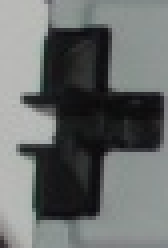
#> input picture template.png, 42 x 62 px (shown 4 times larger)
$ python testelLocalizador.py
#> lines starting #> are read from the running program, lines starting #| are printed output that depends on the picture; pictures that were not available may be replaced by others from this repository, and a replacement may not be noted
### Localizador.py
import cv2
import numpy as np


def ajustePosicao(template, roi_busca_templ,frame,ref_posXY_templ,roi_produto):

    # Carregar a imagem modelo (template) da peça
    #template = cv2.imread('template.png', 0)

    if len(template.shape) > 2:
        template = cv2.cvtColor(template, cv2.COLOR_BGR2GRAY)
    if len(frame.shape) > 2:
        frame = cv2.cvtColor(frame, cv2.COLOR_BGR2GRAY)

    w, h = template.shape[::-1]

    # Capturar imagem da câmera (ou carregar uma imagem de exemplo)
    #frame = cv2.imread('ref_programa1.png', 0)

    # Definir a ROI para o template matching (região onde a peça será procurada)
    #roi_template = (258, 103, 120, 124)  # (x, y, width, height)
    x_roi, y_roi, w_roi, h_roi = roi_busca_templ

    # Extrair a região da ROI do frame
    roi = frame[y_roi:y_roi+h_roi, x_roi:x_roi+w_roi]


    # Aplicar template matching para encontrar a peça
    res = cv2.matchTemplate(roi, template, cv2.TM_CCOEFF_NORMED)
    min_val, max_val, min_loc, max_loc = cv2.minMaxLoc(res)

    # Ajustar a posição para a imagem original
    top_left = (max_loc[0] + x_roi, max_loc[1] + y_roi)
    bottom_right = (top_left[0] + w, top_left[1] + h)


    # Ajustar a ROI com base no deslocamento da peça
    roi_template = (
        top_left[0],  # Novo x
        top_left[1],  # Novo y
        bottom_right[0],            # Largura (não muda)
        bottom_right[1]             # Altura (não muda)
    )


    # Posição de referência da peça (exemplo: posição inicial)
    #ref_pos = (286, 116)  # (x, y) da posição de referência

    # Posição atual da peça
    current_pos = top_left  # (x, y) da posição detectada

    # Calcular o deslocamento (Δx, Δy)
    delta_x = current_pos[0] - ref_posXY_templ[0]
    delta_y = current_pos[1] - ref_posXY_templ[1]

    # Coordenadas originais da ROI (exemplo)
     #roi_original = (272, 290, 9, 9)  # (x, y, width, height)

    # Ajustar a ROI com base no deslocamento da peça
    roi_ajustada = (
        roi_produto[0] + delta_x,  # Novo x
        roi_produto[1] + delta_y,  # Novo y
        roi_produto[2],            # Largura (não muda)
        roi_produto[3]             # Altura (não muda)
    )


    return roi_ajustada, current_pos


# [44 lines left out: function coord_ref, not called in this run]

### testelLocalizador.py
import cv2
import numpy as np
import Localizador


template = cv2.imread('template.png', 0)
#> template: shape (62, 42); min 9, max 189, mean 106


frame = cv2.imread('ref_programa1.png', 0)
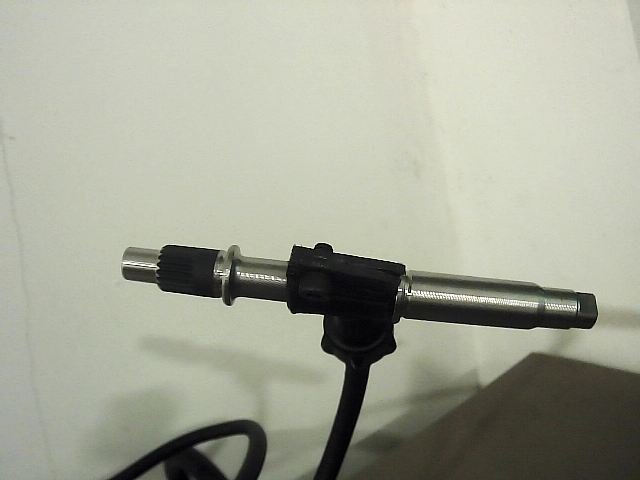
#> input picture capturaNOK.png, 640 x 480 px, given in place of ref_programa1.png, which was not available
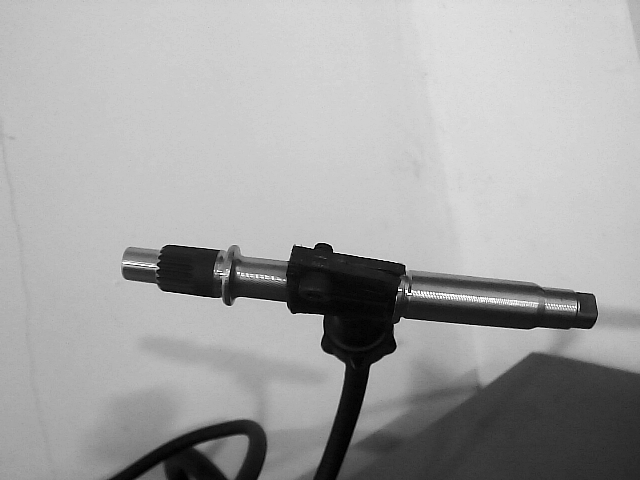
#> frame: shape (480, 640); min 0, max 255, mean 164.5


roi_busca_template = (258, 103, 120, 124)  # (x, y, width, height)


roi_produto = (272, 290, 9, 9)

ref_posTempl = (286, 116)  # (x, y) da posição de referência


nova_posicao =Localizador.ajustePosicao(template,roi_busca_template,frame,ref_posTempl,roi_produto)
#> in ajustePosicao, `roi = frame[y_roi:y_roi+h_roi, x_roi:x_roi+w_roi]`:
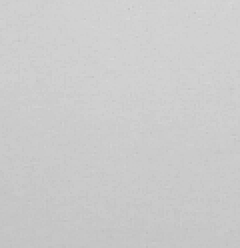
#> roi: shape (124, 120) (shown 2 times larger); min 190, max 215, mean 203.8
#> in ajustePosicao, `res = cv2.matchTemplate(roi, template, cv2.TM_CCOEFF_NORMED)`:
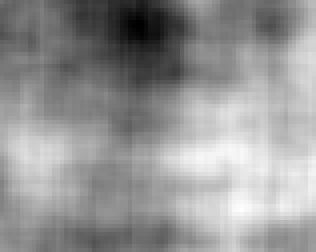
#> res: shape (63, 79) float32 (shown 4 times larger); min -0.173, max 0.0849, mean -0.0219; drawn with min black and max white
#> in ajustePosicao, `min_val, max_val, min_loc, max_loc = cv2.minMaxLoc(res)`: min_val = -0.173; max_val = 0.0849; min_loc = (34, 6); max_loc = (60, 52)
#> in ajustePosicao, `top_left = (max_loc[0] + x_roi, max_loc[1] + y_roi)`: top_left = (318, 155)
#> in ajustePosicao, `bottom_right = (top_left[0] + w, top_left[1] + h)`: bottom_right = (360, 217)
#> in ajustePosicao, `roi_template = ( top_left[0],`: roi_template = (318, 155, 360, 217)
#> in ajustePosicao, `current_pos = top_left`: current_pos = (318, 155)
#> in ajustePosicao, `delta_x = current_pos[0] - ref_posXY_templ[0]`: delta_x = 32
#> in ajustePosicao, `delta_y = current_pos[1] - ref_posXY_templ[1]`: delta_y = 39
#> in ajustePosicao, `roi_ajustada = ( roi_produto[0] + delta_x,`: roi_ajustada = (304, 329, 9, 9)
#> nova_posicao = ((304, 329, 9, 9), (318, 155))

print(f'Nova posicao: {nova_posicao}')
#| Nova posicao: ((304, 329, 9, 9), (318, 155))
